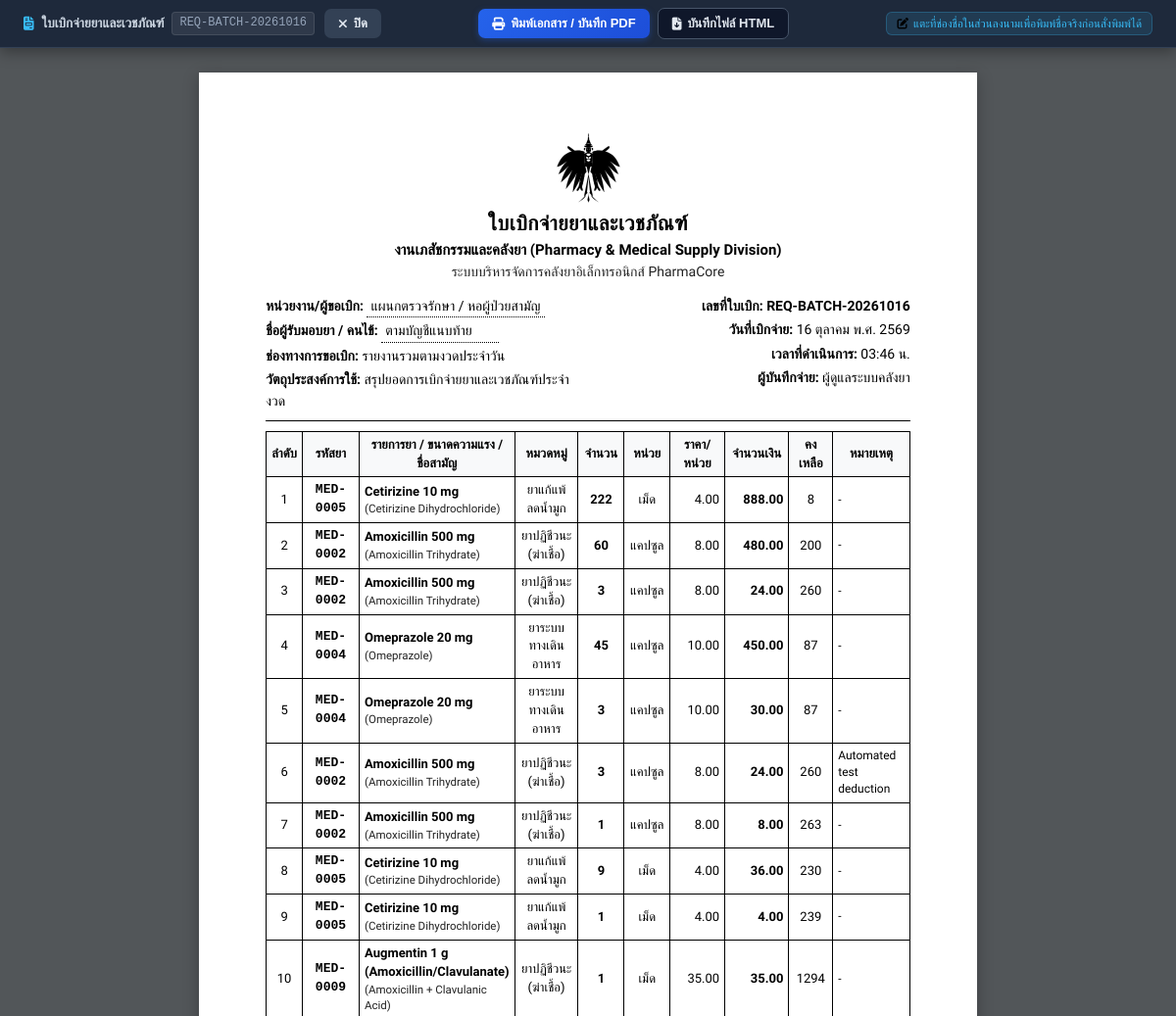
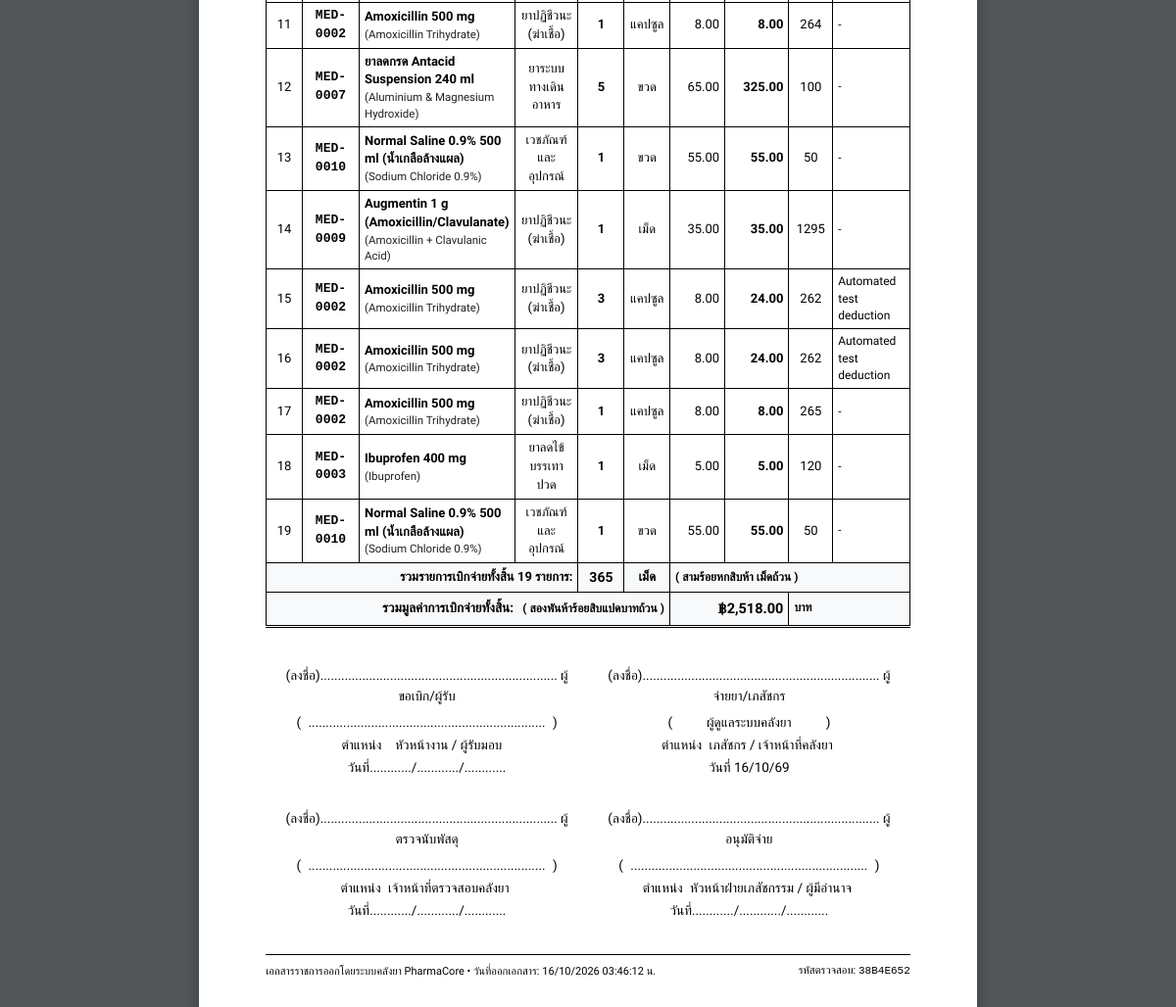
The app's page /api/dispense/requisition-batch (signed in), older data (2 pictures, top to bottom).
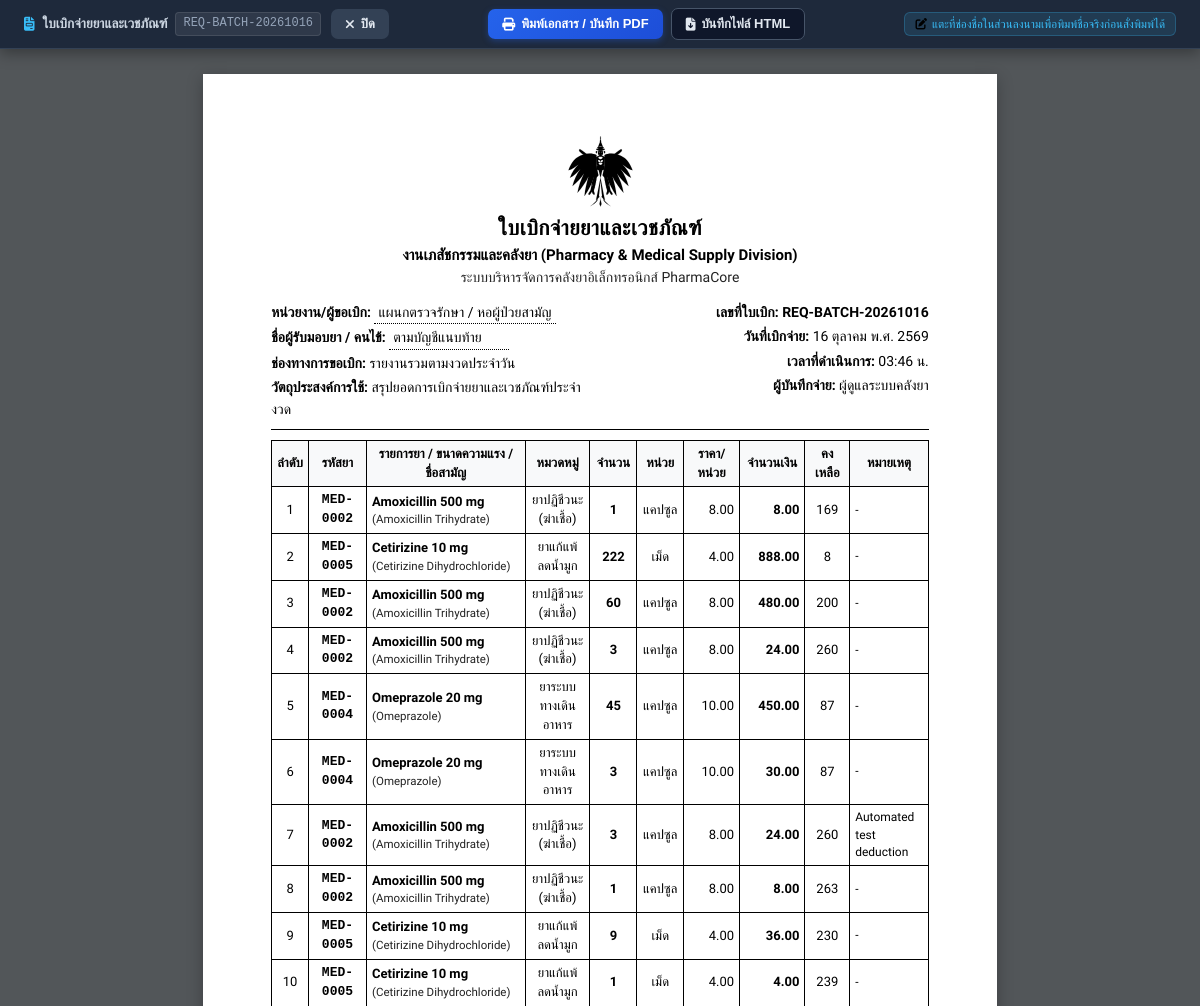
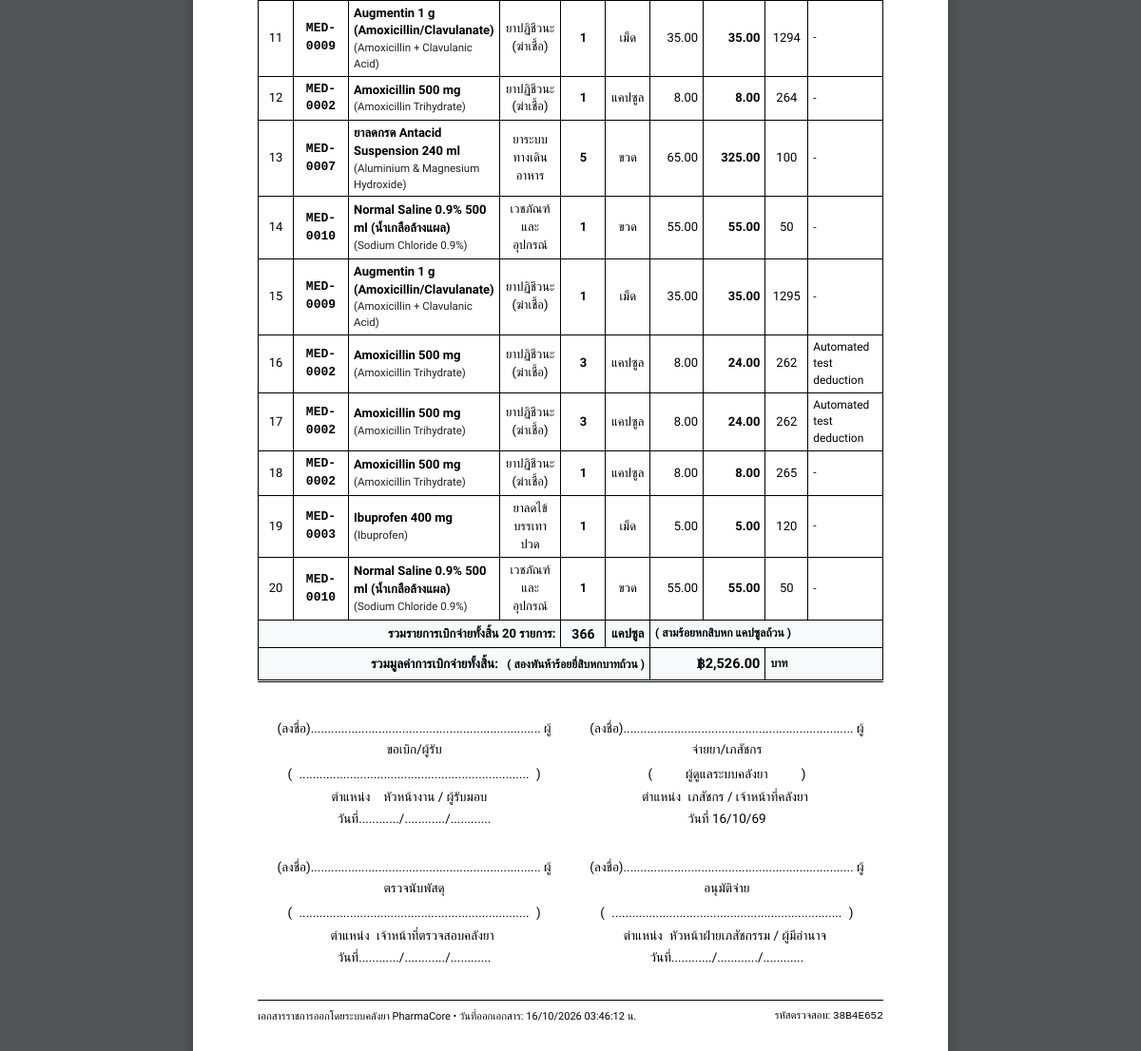
The same page, newer data (2 pictures, top to bottom).
### tables this page shows
CREATE TABLE dispensing_logs (
                id INTEGER PRIMARY KEY AUTOINCREMENT,
                drug_id INTEGER,
                drug_code TEXT,
                drug_name TEXT NOT NULL,
                quantity INTEGER NOT NULL,
                balance_before INTEGER NOT NULL,
                balance_after INTEGER NOT NULL,
                channel TEXT DEFAULT 'WEB_MANUAL',
                dispensed_by TEXT DEFAULT 'เภสัชกร/เจ้าหน้าที่',
                patient_name TEXT,
                drive_file_id TEXT,
                drive_file_link TEXT,
                notes TEXT,
                synced_to_sheet INTEGER DEFAULT 0,
                created_at TEXT NOT NULL, is_voided INTEGER DEFAULT 0, void_reason TEXT DEFAULT '', voided_by TEXT DEFAULT '', voided_at TEXT DEFAULT '', batch_id TEXT DEFAULT '',
                FOREIGN KEY (drug_id) REFERENCES drugs (id) ON DELETE SET NULL
            );

### app.py (the view)
@app.route("/api/dispense/requisition-batch", methods=["GET"])
@login_required
def view_batch_requisition():
    date_filter = request.args.get("date")
    start_date = request.args.get("start_date")
    end_date = request.args.get("end_date")
    channel_filter = request.args.get("channel")
    requester_input = request.args.get("requester", "").strip()
    logs = database.get_dispensing_logs(
        limit=1000,
        date_filter=date_filter,
        channel_filter=channel_filter,
        start_date=start_date,
        end_date=end_date
    )
    logs = [l for l in logs if not l.get("is_voided")]
    if not logs:
        return "ไม่พบข้อมูลรายการเบิกจ่ายตามเงื่อนไขที่เลือก (หรือรายการทั้งหมดถูกยกเลิกแล้ว)", 404
    if start_date and end_date:
        thai_date = f"{format_thai_date_full(start_date)} ถึง {format_thai_date_full(end_date)}"
        batch_code = f"{start_date.replace('-','')}_{end_date.replace('-','')}"
    elif start_date:
        thai_date = f"ตั้งแต่ {format_thai_date_full(start_date)}"
        batch_code = f"from_{start_date.replace('-','')}"
    elif end_date:
        thai_date = f"ถึงวันที่ {format_thai_date_full(end_date)}"
        batch_code = f"until_{end_date.replace('-','')}"
    elif date_filter:
        thai_date = format_thai_date_full(date_filter)
        batch_code = date_filter.replace("-", "")
    else:
        today_s = datetime.now().strftime("%Y-%m-%d")
        thai_date = format_thai_date_full(today_s)
        batch_code = datetime.now().strftime("%Y%m%d")
    requisition_no = f"REQ-BATCH-{batch_code}"
    total_qty = sum(l.get("quantity", 0) for l in logs)
    primary_unit = logs[0].get("unit", "หน่วย") if logs else "หน่วย"
    qty_thai = number_to_thai_text(total_qty) + f" {primary_unit}ถ้วน"
    total_price = 0.0
    for it in logs:
        p = float(it.get("price") or 0.0)
        q = int(it.get("quantity") or 0)
        st = p * q
        it["price_val"] = p
        it["price_formatted"] = f"{p:,.2f}"
        it["subtotal_val"] = st
        it["subtotal_formatted"] = f"{st:,.2f}"
        total_price += st
    total_price_formatted = f"{total_price:,.2f}"
    total_price_thai = thai_baht_text(total_price)
    dispenser_query = request.args.get("dispenser", "").strip()
    u = current_user()
    current_actor = u.get("name") or u.get("email") or ""
    formal_name = dispenser_query or sanitize_formal_signatory_name(current_actor)
    dispenser_formal_title = formal_name if formal_name else "เภสัชกร / เจ้าหน้าที่ประจำคลังยา"
    dispenser_clean_name = formal_name
    print_datetime = datetime.now().strftime("%d/%m/%Y %H:%M:%S")
    ref_code = secrets.token_hex(4).upper()
    return render_template(
        "requisition_slip.html",
        requisition_no=requisition_no,
        thai_date=thai_date,
        thai_date_short=format_thai_date_short(date_filter or start_date or datetime.now().strftime("%Y-%m-%d")),
        time_str=datetime.now().strftime("%H:%M"),
        requester_dept=requester_input or "แผนกตรวจรักษา / หอผู้ป่วยสามัญ",
        patient_name="ตามบัญชีแนบท้าย",
        channel_label="รายงานรวมตามงวดประจำวัน",
        purpose_text="สรุปยอดการเบิกจ่ายยาและเวชภัณฑ์ประจำงวด",
        dispenser_display=dispenser_formal_title,
        dispenser_formal_title=dispenser_formal_title,
        dispenser_clean_name=dispenser_clean_name,
        requester_name="",
        requester_position="หัวหน้างาน / ผู้รับมอบ",
        items=logs,
        total_qty=total_qty,
        primary_unit=primary_unit,
        total_qty_thai=qty_thai,
        total_price=total_price,
        total_price_formatted=total_price_formatted,
        total_price_thai=total_price_thai,
        print_datetime=print_datetime,
        ref_code=ref_code
    )

### templates/requisition_slip.html (shortened to what this page needs)
<!DOCTYPE html>
<html lang="th">
<head>
    <link rel="stylesheet" href="https://cdnjs.cloudflare.com/ajax/libs/font-awesome/6.4.0/css/all.min.css">
</head>
<body>
    <div class="print-toolbar no-print">
        <div class="toolbar-inner">
            <div class="toolbar-header-row">
                <div class="toolbar-title">
                    <i class="fas fa-file-invoice" style="color: #38BDF8;"></i>
                    <span>ใบเบิกจ่ายยาและเวชภัณฑ์</span>
                    <span class="toolbar-req-badge">{{ requisition_no }}</span>
                </div>
                <button type="button" class="btn-action btn-close" onclick="window.close()" title="ปิดหน้านี้">
                    <i class="fas fa-xmark"></i> <span>ปิด</span>
                </button>
            </div>
            <div class="toolbar-actions-row">
                <button type="button" class="btn-action btn-print" onclick="window.print()">
                    <i class="fas fa-print"></i> <span>พิมพ์เอกสาร / บันทึก PDF</span>
                </button>
                <button type="button" class="btn-action btn-download" onclick="saveAsHtml()">
                    <i class="fas fa-file-arrow-down"></i> <span>บันทึกไฟล์ HTML</span>
                </button>
            </div>
            <div class="toolbar-tip-row">
                <div class="toolbar-tip-badge">
                    <i class="fas fa-pen-to-square"></i> แตะที่ช่องชื่อในส่วนลงนามเพื่อพิมพ์ชื่อจริงก่อนสั่งพิมพ์ได้
                </div>
            </div>
        </div>
    </div>
    <div class="page-container" id="printableSheet">
        <div class="doc-header">
            <img src="/static/img/garuda.svg" alt="ตราครุฑ" class="garuda-logo">
            <div class="doc-title">ใบเบิกจ่ายยาและเวชภัณฑ์</div>
            <div class="doc-subtitle">งานเภสัชกรรมและคลังยา (Pharmacy & Medical Supply Division)</div>
            <div class="doc-hospital">ระบบบริหารจัดการคลังยาอิเล็กทรอนิกส์ PharmaCore</div>
        </div>
        <div class="meta-box">
            <div class="meta-col">
                <div class="meta-row">
                    <span class="meta-label">หน่วยงาน/ผู้ขอเบิก:</span>
                    <span class="meta-dots">{{ requester_dept }}</span>
                </div>
                <div class="meta-row">
                    <span class="meta-label">ชื่อผู้รับมอบยา / คนไข้:</span>
                    <span class="meta-dots">{{ patient_name }}</span>
                </div>
                <div class="meta-row">
                    <span class="meta-label">ช่องทางการขอเบิก:</span>
                    <span>{{ channel_label }}</span>
                </div>
                <div class="meta-row">
                    <span class="meta-label">วัตถุประสงค์การใช้:</span>
                    <span>{{ purpose_text }}</span>
                </div>
            </div>
            <div class="meta-col right">
                <div class="meta-row">
                    <span class="meta-label">เลขที่ใบเบิก:</span>
                    <strong>{{ requisition_no }}</strong>
                </div>
                <div class="meta-row">
                    <span class="meta-label">วันที่เบิกจ่าย:</span>
                    <span>{{ thai_date }}</span>
                </div>
                <div class="meta-row">
                    <span class="meta-label">เวลาที่ดำเนินการ:</span>
                    <span>{{ time_str }} น.</span>
                </div>
                <div class="meta-row">
                    <span class="meta-label">ผู้บันทึกจ่าย:</span>
                    <span>{{ dispenser_formal_title or dispenser_display or 'เภสัชกร / เจ้าหน้าที่ประจำคลังยา' }}</span>
                </div>
            </div>
        </div>
        <table class="items-table">
            <thead>
                <tr>
                    <th style="width: 32px;">ลำดับ</th>
                    <th style="width: 76px;">รหัสยา</th>
                    <th>รายการยา / ขนาดความแรง / ชื่อสามัญ</th>
                    <th style="width: 78px;">หมวดหมู่</th>
                    <th style="width: 50px;">จำนวน</th>
                    <th style="width: 48px;">หน่วย</th>
                    <th style="width: 70px;">ราคา/หน่วย</th>
                    <th style="width: 80px;">จำนวนเงิน</th>
                    <th style="width: 50px;">คงเหลือ</th>
                    <th style="width: 88px;">หมายเหตุ</th>
                </tr>
            </thead>
            <tbody>
                {% for item in items %}
                <tr>
                    <td class="text-center">{{ loop.index }}</td>
                    <td class="text-center" style="font-family: monospace; font-weight: 600;">{{ item.drug_code or '-' }}</td>
                    <td>
                        <strong>{{ item.drug_name }}</strong>
                        {% if item.generic_name %}
                        <div style="font-size: 11.5px; color: #222;">({{ item.generic_name }})</div>
                        {% endif %}
                    </td>
                    <td class="text-center">{{ item.category or 'ทั่วไป' }}</td>
                    <td class="text-center" style="font-weight: 700;">{{ item.quantity }}</td>
                    <td class="text-center">{{ item.unit or 'หน่วย' }}</td>
                    <td class="text-right">{{ item.price_formatted }}</td>
                    <td class="text-right" style="font-weight: 700;">{{ item.subtotal_formatted }}</td>
                    <td class="text-center">{{ item.balance_after }}</td>
                    <td style="font-size: 12px;">{{ item.notes or '-' }}</td>
                </tr>
                {% endfor %}
                <tr class="summary-row">
                    <td colspan="4" class="text-right">รวมรายการเบิกจ่ายทั้งสิ้น {{ items|length }} รายการ:</td>
                    <td class="text-center" style="font-size: 14px; font-weight: 700;">{{ total_qty }}</td>
                    <td class="text-center">{{ primary_unit }}</td>
                    <td colspan="4" class="text-left" style="font-size: 12px;">( {{ total_qty_thai }} )</td>
                </tr>
                <tr class="summary-row" style="border-top: 1.5px solid #000000; border-bottom: 3px double #000000;">
                    <td colspan="6" class="text-right" style="padding-top: 6px; padding-bottom: 6px;">
                        <span style="font-size: 13.5px; font-weight: 700;">รวมมูลค่าการเบิกจ่ายทั้งสิ้น:</span>
                        <span style="font-size: 12px; font-weight: 600; margin-left: 6px;">( {{ total_price_thai }} )</span>
                    </td>
                    <td colspan="2" class="text-right" style="font-size: 14.5px; font-weight: 800; padding-top: 6px; padding-bottom: 6px;">
                        ฿{{ total_price_formatted }}
                    </td>
                    <td colspan="2" class="text-left" style="font-size: 12px; font-weight: 700; padding-top: 6px; padding-bottom: 6px;">
                        บาท
                    </td>
                </tr>
            </tbody>
        </table>
        <div class="signatures-section">
            <table class="sig-table">
                <tr>
                    <td>
                        <div>(ลงชื่อ).................................................................... ผู้ขอเบิก/ผู้รับ</div>
                        <div style="margin-top: 4px;">( <span id="sigRequester" contenteditable="true" title="คลิกเพื่อพิมพ์ชื่อผู้ขอเบิกก่อนสั่งพิมพ์เอกสารได้" style="min-width: 150px; display: inline-block; cursor: text;">{{ requester_name or '....................................................................' }}</span> )</div>
                        <div>ตำแหน่ง <span id="sigRequesterPos" contenteditable="true" title="คลิกเพื่อแก้ไขตำแหน่ง" style="min-width: 130px; display: inline-block; cursor: text;">{{ requester_position or 'หัวหน้างาน / ผู้รับมอบ' }}</span></div>
                        <div>วันที่............/............/............</div>
                    </td>
                    <td>
                        <div>(ลงชื่อ).................................................................... ผู้จ่ายยา/เภสัชกร</div>
                        <div style="margin-top: 4px;">( <span id="sigDispenser" contenteditable="true" title="คลิกเพื่อพิมพ์ชื่อเภสัชกรก่อนสั่งพิมพ์เอกสารได้" style="min-width: 150px; display: inline-block; cursor: text;">{{ dispenser_clean_name or '....................................................................' }}</span> )</div>
                        <div>ตำแหน่ง <span id="sigDispenserPos" contenteditable="true" title="คลิกเพื่อแก้ไขตำแหน่ง" style="min-width: 130px; display: inline-block; cursor: text;">เภสัชกร / เจ้าหน้าที่คลังยา</span></div>
                        <div>วันที่ {{ thai_date_short }}</div>
                    </td>
                </tr>
                <tr>
                    <td style="padding-top: 20px;">
                        <div>(ลงชื่อ).................................................................... ผู้ตรวจนับพัสดุ</div>
                        <div style="margin-top: 4px;">( <span id="sigChecker" contenteditable="true" title="คลิกเพื่อพิมพ์ชื่อผู้ตรวจนับก่อนสั่งพิมพ์เอกสารได้" style="min-width: 150px; display: inline-block; cursor: text;">....................................................................</span> )</div>
                        <div>ตำแหน่ง <span id="sigCheckerPos" contenteditable="true" title="คลิกเพื่อแก้ไขตำแหน่ง" style="min-width: 130px; display: inline-block; cursor: text;">เจ้าหน้าที่ตรวจสอบคลังยา</span></div>
                        <div>วันที่............/............/............</div>
                    </td>
                    <td style="padding-top: 20px;">
                        <div>(ลงชื่อ).................................................................... ผู้อนุมัติจ่าย</div>
                        <div style="margin-top: 4px;">( <span id="sigApprover" contenteditable="true" title="คลิกเพื่อพิมพ์ชื่อผู้อนุมัติก่อนสั่งพิมพ์เอกสารได้" style="min-width: 150px; display: inline-block; cursor: text;">....................................................................</span> )</div>
                        <div>ตำแหน่ง <span id="sigApproverPos" contenteditable="true" title="คลิกเพื่อแก้ไขตำแหน่ง" style="min-width: 130px; display: inline-block; cursor: text;">หัวหน้าฝ่ายเภสัชกรรม / ผู้มีอำนาจ</span></div>
                        <div>วันที่............/............/............</div>
                    </td>
                </tr>
            </table>
        </div>
        <div class="doc-footer">
            <div>
                เอกสารราชการออกโดยระบบคลังยา PharmaCore • วันที่ออกเอกสาร: {{ print_datetime }} น.
            </div>
            <div>
                รหัสตรวจสอบ: <span style="font-family: monospace;">{{ ref_code }}</span>
            </div>
        </div>
    </div>
</body>
</html>

Row changes from the older to the newer data that the page shows:
added dispensing_logs: drug_code "MED-0002", drug_name "Amoxicillin 500 mg", generic_name "Amoxicillin Trihydrate", category "ยาปฏิชีวนะ (ฆ่าเชื้อ)", quantity "1", unit "แคปซูล", price_formatted "8.00", subtotal_formatted "8.00", balance_after "169", notes "-"
Text that changed along with them:
{{ items|length }}: "19" → "20"
{{ total_qty }}: "365" → "366"
{{ primary_unit }}: "เม็ด" → "แคปซูล"
{{ total_qty_thai }}: "สามร้อยหกสิบห้า เม็ดถ้วน" → "สามร้อยหกสิบหก แคปซูลถ้วน"
{{ total_price_thai }}: "สองพันห้าร้อยสิบแปดบาทถ้วน" → "สองพันห้าร้อยยี่สิบหกบาทถ้วน"
{{ total_price_formatted }}: "2,518.00" → "2,526.00"
